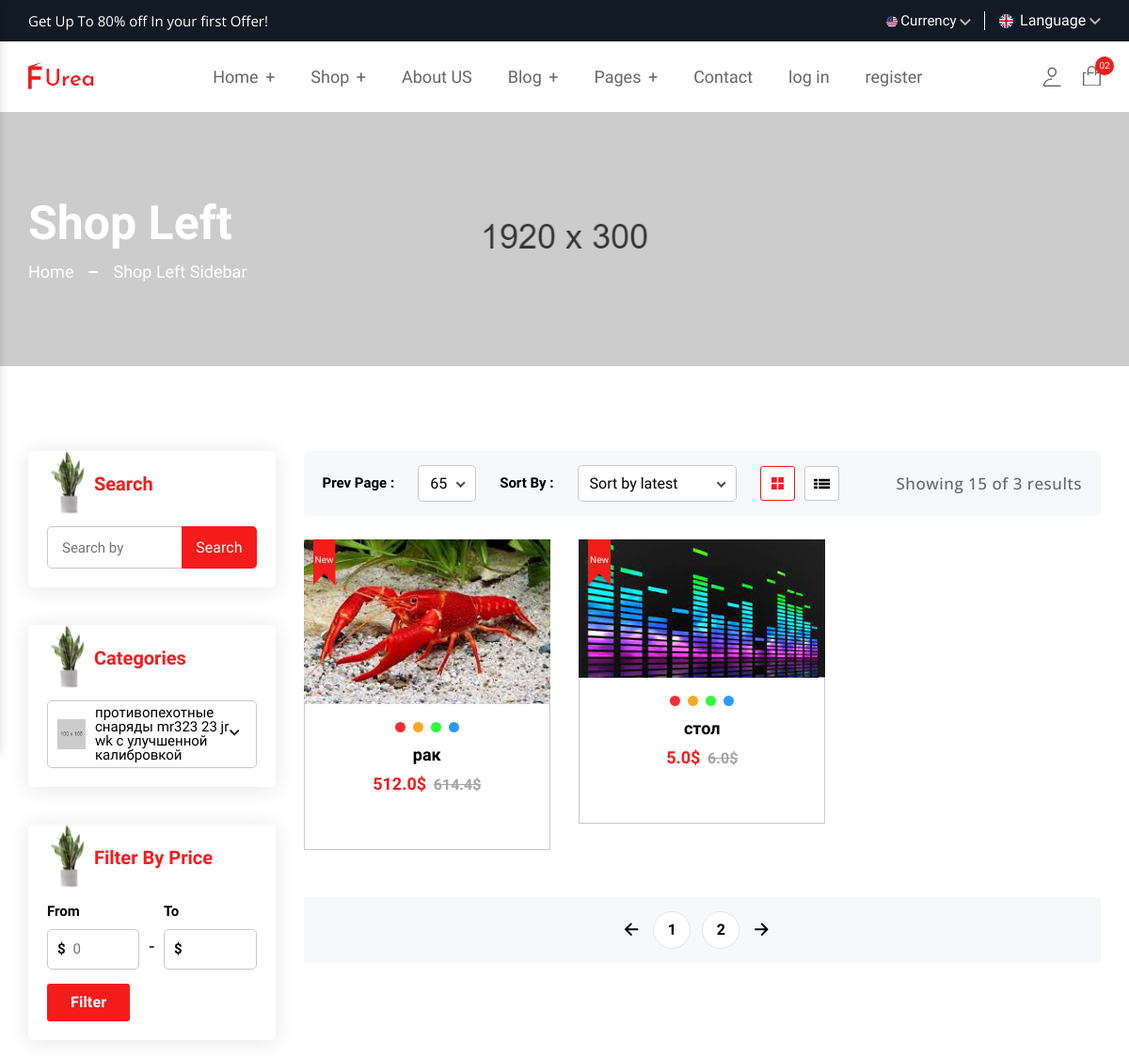
Page /shop/ (upper part) on the earlier database version.
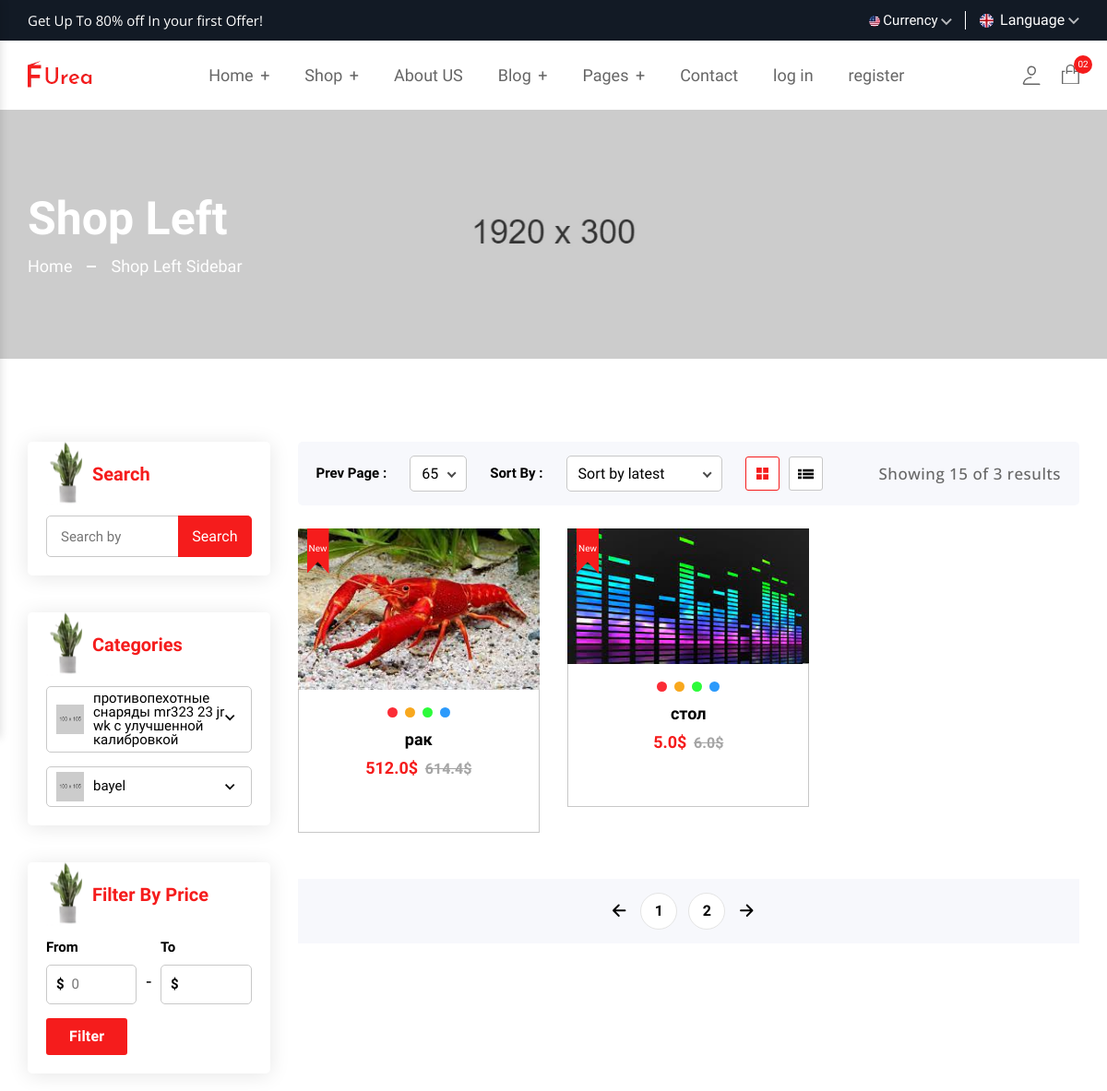
Same page on the later database version.
### app/models.py (models this page shows)
class Category( Model):
    name = CharField(max_length=250)
    image = ImageField(null=True, blank=True)
    description = CharField(max_length=250)

class Products(Model):
    name =  CharField(max_length=250)
    description =  CharField(max_length=250)
    image =  ImageField()
    price =  FloatField()
    color =  CharField(max_length=250)
    weight =  FloatField()
    barcode =  CharField(max_length=250)
    categoryObject =  ForeignKey(Category, on_delete= CASCADE)
    brandObject =  ForeignKey(Brands, on_delete= CASCADE)
    created_at = DateTimeField(default=timezone.now,null=True)
    def discount(self):
        return self.price + self.price * 0.2

### app/views.py (the view)
# urls.py: path('shop/', shopPage, name='shopPage'),
def shopPage(request):
    products = Products.objects.all()
    brands = Brands.objects.all()
    begin_price = 0
    end_price = 10231120
    if request.GET.get('begin_price'):
        begin_price = request.GET.get('begin_price')
    if request.GET.get('end_price'):
        end_price = request.GET.get('end_price')
    page = 1
    search = ''
    if request.GET.get('search'):
        search = request.GET.get('search')
    if request.GET.get('page'):
        page = int(request.GET.get('page'))
    products = Products.objects.all().filter(name__contains = search,price__range = (begin_price,end_price))
    paginator = Paginator(products,2)
    next_page = page + 1 if (page) < len(paginator.page_range) else 1
    previos_page = page - 1 if (page - 1) != 0 else page
    context = {
        'result_count':f'Showing {15} of {len(products)} results',
        'categories':Category.objects.all(),
        'products':paginator.page(page),
        'page':paginator.page_range,
        'nextP':next_page,
        'previosP':previos_page,
        'brands':brands
    }
    return render(request,'shop.html',context)

### app/templates/shop.html (shortened to what the changed rows need)
{% extends 'base.html'%}
{% load static %}
{% block content%}
    <main class="main__content_wrapper">
        <section class="breadcrumb__section breadcrumb__bg">
            <div class="container-fluid">
                <div class="row row-cols-1">
                    <div class="col">
                        <div class="breadcrumb__content">
                            <h1 class="breadcrumb__content--title text-white mb-10">Shop Left</h1>
                        </div>
                    </div>
                </div>
            </div>
        </section>
        <section class="shop__section section--padding">
            <div class="container-fluid">
                <div class="row">
                    <div class="col-xl-3 col-lg-4">
                        <div class="shop__sidebar--widget widget__area d-md-2-none">
                            <div class="single__widget widget__bg">
                                <h2 class="widget__title position__relative h3">Search</h2>
                            </div>
                            <div class="single__widget widget__bg">
                                <h2 class="widget__title position__relative h3">Categories</h2>
                                <ul class="widget__categories--menu">
                                    {% for i in categories%}
                                    <li class="widget__categories--menu__list">
                                        <label class="widget__categories--menu__label d-flex align-items-center">
                                            <img class="widget__categories--menu__img" src="{% static 'assets/img/product/small-product1.webp' %}" alt="categories-img">
                                            <span class="widget__categories--menu__text">{{i.name}}</span>
                                            <svg class="widget__categories--menu__arrowdown--icon" xmlns="http://www.w3.org/2000/svg" width="12.355" height="8.394">
                                                <path  d="M15.138,8.59l-3.961,3.952L7.217,8.59,6,9.807l5.178,5.178,5.178-5.178Z" transform="translate(-6 -8.59)" fill="currentColor"></path>
                                            </svg>
                                        </label>
                                    </li>
                                    {% endfor %}
                                </ul>
                            </div>
                            <div class="single__widget price__filter widget__bg">
                                <h2 class="widget__title position__relative h3">Filter By Price</h2>
                            </div>
                        </div>
                    </div>
                    <div class="col-xl-9 col-lg-8">
                        <div class="shop__product--wrapper">
                            <div class="tab_content">
                                <div id="product_grid" class="tab_pane active show">
                                    <div class="product__section--inner product__grid--inner">
                                        <div class="row row-cols-xxl-4 row-cols-xl-3 row-cols-lg-3 row-cols-md-3 row-cols-2 mb--n30">
                                            {% for i in products%}
                                            <div class="col mb-30">
                                                <div class="product__items ">
                                                    <div class="product__items--thumbnail">
                                                        <a class="product__items--link" href="{% url 'productdetails' i.id%}">
                                                            <img class="product__items--img product__primary--img" src="{{ i.image.url }}" alt="product-img">
                                                        </a>
                                                        <div class="product__badge">
                                                            <span class="product__badge--items sale">New</span>
                                                        </div>
                                                    </div>
                                                    <div class="product__items--content text-center">
                                                        <div class="product__items--color">
                                                            <ul class="product__items--color__wrapper d-flex justify-content-center">
                                                                <li class="product__items--color__list"><a class="product__items--color__link one" href="javascript:void(0)"><span class="visually-hidden">Color 1</span></a></li>
                                                                <li class="product__items--color__list"><a class="product__items--color__link two" href="javascript:void(0)"><span class="visually-hidden">Color 2</span></a></li>
                                                                <li class="product__items--color__list"><a class="product__items--color__link three" href="javascript:void(0)"><span class="visually-hidden">Color 3</span></a></li>
                                                                <li class="product__items--color__list"><a class="product__items--color__link four" href="javascript:void(0)"><span class="visually-hidden">Color 4</span></a></li>
                                                            </ul>
                                                        </div>
                                                        <h3 class="product__items--content__title h4"><a href="product-details.html">{{i.name}}</a></h3>
                                                        <div class="product__items--price">
                                                            <span class="current__price">{{i.price}}$</span>
                                                            <span class="old__price">{{i.discount}}$</span>
                                                        </div>
                                                    </div>
                                                </div>
                                            </div>
                                            {% endfor %}
                                        </div>
                                    </div>
                                </div>
                            </div>
                            <div class="pagination__area bg__gray--color">
                                <nav class="pagination justify-content-center">
                                    <ul class="pagination__wrapper d-flex align-items-center justify-content-center">
                                        <li class="pagination__list">
                                        <li>
                                        {% for p in page%}
                                        <li class="pagination__list"><a href="http://127.0.0.1:8000/shop/?page={{p}}" class="pagination__item link">{{p}}</a></li>
                                        {% endfor %}
                                    </ul>
                                </nav>
                            </div>
                        </div>
                    </div>
                </div>
            </div>
        </section>
    </main>
  {% endblock %}

Differences in the rows shown:
added Category: name "bayel"
